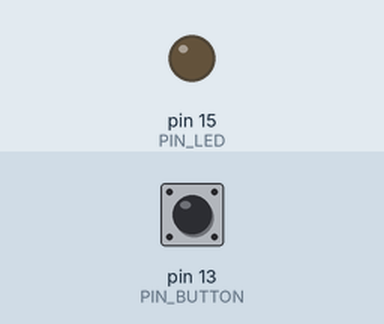
Simulated run of this sketch. Board: Arduino Uno, built with avr-gcc and run on an emulated ATmega328P. On the bench: output pins drawn as LEDs (lit = HIGH). The test bench sets the inputs (shaded band); at power-on: pin 13 (PIN_BUTTON) HIGH.

Above: at 1.2 s.
1.3 s: pin 13 (PIN_BUTTON) pulled LOW for 0.15 s
At 1.37 s:
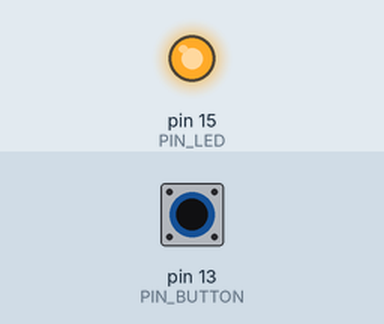
2.9 s: pin 13 (PIN_BUTTON) pulled LOW for 3.2 s
At 7.5 s:
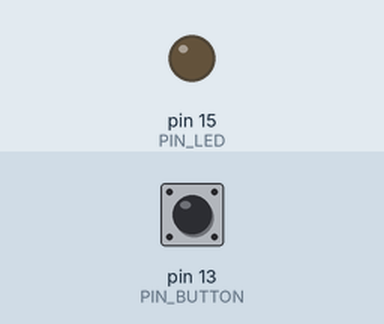
Timing chart, 0 to 9.0 s (numbered marks = the images above; inputs shaded):
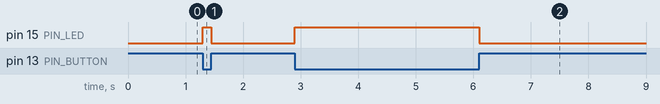

Measured:
- after the input at 1.3 s, pin 15 (PIN_LED): LOW → HIGH at once, → LOW 0.15 s later
- after the input at 2.9 s, pin 15 (PIN_LED): LOW → HIGH at once, → LOW 3.2 s later

The sketch:

Sketch_02.1_ButtonAndLed.ino
```cpp
/**********************************************************************
* Filename    : ButtonAndLed
* Description : Use a button to control LED light
* Auther      : www.cokoino.com
* Modification: 2021/10/13
**********************************************************************/
#define PIN_LED    15
#define PIN_BUTTON 13

void setup() {
  // initialize digital pin PIN_LED as an output.
  pinMode(PIN_LED, OUTPUT);
  pinMode(PIN_BUTTON, INPUT);
}

// the loop function runs over and over again forever
void loop() {
  if (digitalRead(PIN_BUTTON) == LOW) {
    digitalWrite(PIN_LED,HIGH);
  }else{
    digitalWrite(PIN_LED,LOW);
  }
}
```
